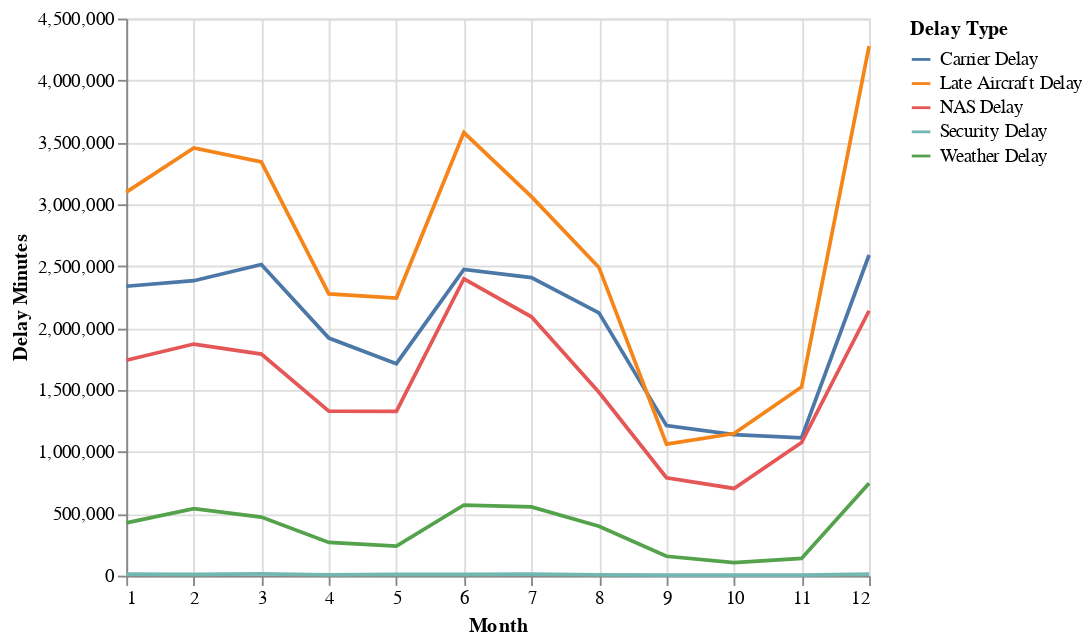

Notebook cell for this chart:
### Code cell
alt.Chart(DelaySeasonCompPlot).mark_line().encode(
    x='Month',
    y='Delay Minutes',
    color='Delay Type'
)

### Figure 1 — Vega-Lite specification as saved in the notebook (floating-point values rounded to 4 significant figures)
{"$schema": "https://vega.github.io/schema/vega-lite/v3.3.0.json", "config": {"mark": {"tooltip": null}, "view": {"height": 300, "width": 400}}, "data": {"name": "data-f92570139fb12c62c4aa830e3b55830b"}, "datasets": {"data-f92570139fb12c62c4aa830e3b55830b": [{"Delay Minutes": 2337749, "Delay Type": "Carrier Delay", "Month": 1}, {"Delay Minutes": 2382701, "Delay Type": "Carrier Delay", "Month": 2}, {"Delay Minutes": 2513682, "Delay Type": "Carrier Delay", "Month": 3}, {"Delay Minutes": 1919024, "Delay Type": "Carrier Delay", "Month": 4}, {"Delay Minutes": 1712409, "Delay Type": "Carrier Delay", "Month": 5}, {"Delay Minutes": 2474278, "Delay Type": "Carrier Delay", "Month": 6}, {"Delay Minutes": 2408221, "Delay Type": "Carrier Delay", "Month": 7}, {"Delay Minutes": 2123448, "Delay Type": "Carrier Delay", "Month": 8}, {"Delay Minutes": 1211821, "Delay Type": "Carrier Delay", "Month": 9}, {"Delay Minutes": 1138782, "Delay Type": "Carrier Delay", "Month": 10}, {"Delay Minutes": 1113742, "Delay Type": "Carrier Delay", "Month": 11}, {"Delay Minutes": 2590213, "Delay Type": "Carrier Delay", "Month": 12}, {"Delay Minutes": 426381, "Delay Type": "Weather Delay", "Month": 1}, {"Delay Minutes": 541737, "Delay Type": "Weather Delay", "Month": 2}, {"Delay Minutes": 472998, "Delay Type": "Weather Delay", "Month": 3}, {"Delay Minutes": 268284, "Delay Type": "Weather Delay", "Month": 4}, {"Delay Minutes": 239196, "Delay Type": "Weather Delay", "Month": 5}, {"Delay Minutes": 570591, "Delay Type": "Weather Delay", "Month": 6}, {"Delay Minutes": 555051, "Delay Type": "Weather Delay", "Month": 7}, {"Delay Minutes": 398511, "Delay Type": "Weather Delay", "Month": 8}, {"Delay Minutes": 156646, "Delay Type": "Weather Delay", "Month": 9}, {"Delay Minutes": 104805, "Delay Type": "Weather Delay", "Month": 10}, {"Delay Minutes": 139273, "Delay Type": "Weather Delay", "Month": 11}, {"Delay Minutes": 746687, "Delay Type": "Weather Delay", "Month": 12}, {"Delay Minutes": 3098475, "Delay Type": "Late Aircraft Delay", "Month": 1}, {"Delay Minutes": 3455127, "Delay Type": "Late Aircraft Delay", "Month": 2}, {"Delay Minutes": 3341349, "Delay Type": "Late Aircraft Delay", "Month": 3}, {"Delay Minutes": 2276109, "Delay Type": "Late Aircraft Delay", "Month": 4}, {"Delay Minutes": 2242964, "Delay Type": "Late Aircraft Delay", "Month": 5}, {"Delay Minutes": 3579121, "Delay Type": "Late Aircraft Delay", "Month": 6}, {"Delay Minutes": 3061884, "Delay Type": "Late Aircraft Delay", "Month": 7}, {"Delay Minutes": 2489568, "Delay Type": "Late Aircraft Delay", "Month": 8}, {"Delay Minutes": 1062366, "Delay Type": "Late Aircraft Delay", "Month": 9}, {"Delay Minutes": 1148420, "Delay Type": "Late Aircraft Delay", "Month": 10}, {"Delay Minutes": 1524057, "Delay Type": "Late Aircraft Delay", "Month": 11}, {"Delay Minutes": 4277598, "Delay Type": "Late Aircraft Delay", "Month": 12}, {"Delay Minutes": 1740200, "Delay Type": "NAS Delay", "Month": 1}, {"Delay Minutes": 1870900, "Delay Type": "NAS Delay", "Month": 2}, {"Delay Minutes": 1790009, "Delay Type": "NAS Delay", "Month": 3}, {"Delay Minutes": 1329298, "Delay Type": "NAS Delay", "Month": 4}, {"Delay Minutes": 1327735, "Delay Type": "NAS Delay", "Month": 5}, {"Delay Minutes": 2398325, "Delay Type": "NAS Delay", "Month": 6}, {"Delay Minutes": 2090920, "Delay Type": "NAS Delay", "Month": 7}, {"Delay Minutes": 1481210, "Delay Type": "NAS Delay", "Month": 8}, {"Delay Minutes": 790748, "Delay Type": "NAS Delay", "Month": 9}, {"Delay Minutes": 704551, "Delay Type": "NAS Delay", "Month": 10}, {"Delay Minutes": 1075480, "Delay Type": "NAS Delay", "Month": 11}, {"Delay Minutes": 2139934, "Delay Type": "NAS Delay", "Month": 12}, {"Delay Minutes": 12406, "Delay Type": "Security Delay", "Month": 1}, {"Delay Minutes": 11075, "Delay Type": "Security Delay", "Month": 2}, {"Delay Minutes": 14651, "Delay Type": "Security Delay", "Month": 3}, {"Delay Minutes": 7574, "Delay Type": "Security Delay", "Month": 4}, {"Delay Minutes": 9699, "Delay Type": "Security Delay", "Month": 5}, {"Delay Minutes": 10548, "Delay Type": "Security Delay", "Month": 6}, {"Delay Minutes": 13095, "Delay Type": "Security Delay", "Month": 7}, {"Delay Minutes": 7382, "Delay Type": "Security Delay", "Month": 8}, {"Delay Minutes": 4747, "Delay Type": "Security Delay", "Month": 9}, {"Delay Minutes": 5188, "Delay Type": "Security Delay", "Month": 10}, {"Delay Minutes": 3996, "Delay Type": "Security Delay", "Month": 11}, {"Delay Minutes": 12084, "Delay Type": "Security Delay", "Month": 12}]}, "encoding": {"color": {"field": "Delay Type", "type": "nominal"}, "x": {"field": "Month", "type": "quantitative"}, "y": {"field": "Delay Minutes", "type": "quantitative"}}, "mark": "line"}
